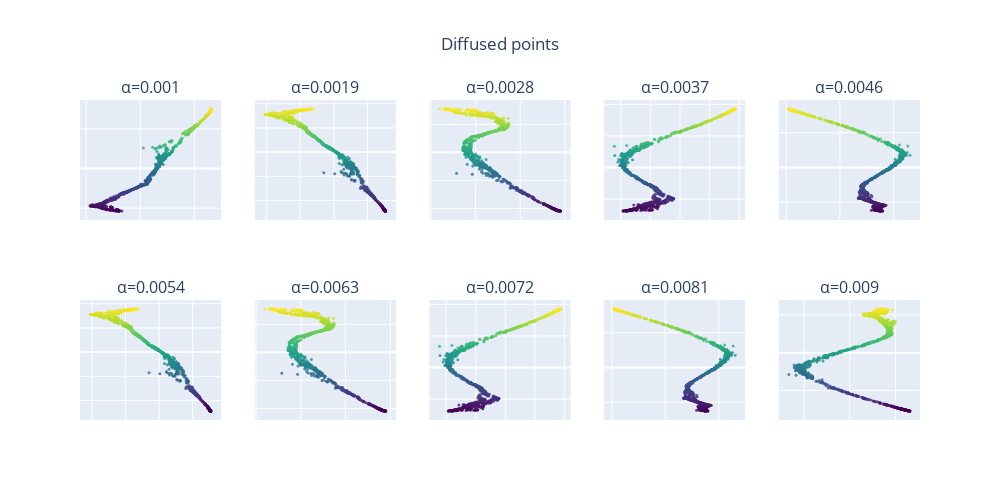

The cell this chart's notebook holds for it:
### Code cell
d_maps, alpha_values = apply_diffusions(0.001, 0.009)
plot_2Dsub_figures(d_maps,alpha_values)

### Figure 1 — Plotly figure (JSON) as saved in the notebook; plotly's stock layout.template omitted (floating-point values rounded to 4 significant figures; data arrays with more than 128 entries replaced by an {"elided": "..."} marker saying what was removed)
{"data": [{"marker": {"color": {"elided": "912 float values"}, "colorscale": [[0, "#440154"], [0.1111, "#482878"], [0.2222, "#3e4989"], [0.3333, "#31688e"], [0.4444, "#26828e"], [0.5556, "#1f9e89"], [0.6667, "#35b779"], [0.7778, "#6ece58"], [0.8889, "#b5de2b"], [1, "#fde725"]], "opacity": 0.8, "size": 3}, "mode": "markers", "type": "scatter", "x": {"elided": "912 float values"}, "xaxis": "x", "y": {"elided": "912 float values"}, "yaxis": "y"}, {"marker": {"color": {"elided": "912 float values"}, "colorscale": [[0, "#440154"], [0.1111, "#482878"], [0.2222, "#3e4989"], [0.3333, "#31688e"], [0.4444, "#26828e"], [0.5556, "#1f9e89"], [0.6667, "#35b779"], [0.7778, "#6ece58"], [0.8889, "#b5de2b"], [1, "#fde725"]], "opacity": 0.8, "size": 3}, "mode": "markers", "type": "scatter", "x": {"elided": "912 float values"}, "xaxis": "x2", "y": {"elided": "912 float values"}, "yaxis": "y2"}, {"marker": {"color": {"elided": "912 float values"}, "colorscale": [[0, "#440154"], [0.1111, "#482878"], [0.2222, "#3e4989"], [0.3333, "#31688e"], [0.4444, "#26828e"], [0.5556, "#1f9e89"], [0.6667, "#35b779"], [0.7778, "#6ece58"], [0.8889, "#b5de2b"], [1, "#fde725"]], "opacity": 0.8, "size": 3}, "mode": "markers", "type": "scatter", "x": {"elided": "912 float values"}, "xaxis": "x3", "y": {"elided": "912 float values"}, "yaxis": "y3"}, {"marker": {"color": {"elided": "912 float values"}, "colorscale": [[0, "#440154"], [0.1111, "#482878"], [0.2222, "#3e4989"], [0.3333, "#31688e"], [0.4444, "#26828e"], [0.5556, "#1f9e89"], [0.6667, "#35b779"], [0.7778, "#6ece58"], [0.8889, "#b5de2b"], [1, "#fde725"]], "opacity": 0.8, "size": 3}, "mode": "markers", "type": "scatter", "x": {"elided": "912 float values"}, "xaxis": "x4", "y": {"elided": "912 float values"}, "yaxis": "y4"}, {"marker": {"color": {"elided": "912 float values"}, "colorscale": [[0, "#440154"], [0.1111, "#482878"], [0.2222, "#3e4989"], [0.3333, "#31688e"], [0.4444, "#26828e"], [0.5556, "#1f9e89"], [0.6667, "#35b779"], [0.7778, "#6ece58"], [0.8889, "#b5de2b"], [1, "#fde725"]], "opacity": 0.8, "size": 3}, "mode": "markers", "type": "scatter", "x": {"elided": "912 float values"}, "xaxis": "x5", "y": {"elided": "912 float values"}, "yaxis": "y5"}, {"marker": {"color": {"elided": "912 float values"}, "colorscale": [[0, "#440154"], [0.1111, "#482878"], [0.2222, "#3e4989"], [0.3333, "#31688e"], [0.4444, "#26828e"], [0.5556, "#1f9e89"], [0.6667, "#35b779"], [0.7778, "#6ece58"], [0.8889, "#b5de2b"], [1, "#fde725"]], "opacity": 0.8, "size": 3}, "mode": "markers", "type": "scatter", "x": {"elided": "912 float values"}, "xaxis": "x6", "y": {"elided": "912 float values"}, "yaxis": "y6"}, {"marker": {"color": {"elided": "912 float values"}, "colorscale": [[0, "#440154"], [0.1111, "#482878"], [0.2222, "#3e4989"], [0.3333, "#31688e"], [0.4444, "#26828e"], [0.5556, "#1f9e89"], [0.6667, "#35b779"], [0.7778, "#6ece58"], [0.8889, "#b5de2b"], [1, "#fde725"]], "opacity": 0.8, "size": 3}, "mode": "markers", "type": "scatter", "x": {"elided": "912 float values"}, "xaxis": "x7", "y": {"elided": "912 float values"}, "yaxis": "y7"}, {"marker": {"color": {"elided": "912 float values"}, "colorscale": [[0, "#440154"], [0.1111, "#482878"], [0.2222, "#3e4989"], [0.3333, "#31688e"], [0.4444, "#26828e"], [0.5556, "#1f9e89"], [0.6667, "#35b779"], [0.7778, "#6ece58"], [0.8889, "#b5de2b"], [1, "#fde725"]], "opacity": 0.8, "size": 3}, "mode": "markers", "type": "scatter", "x": {"elided": "912 float values"}, "xaxis": "x8", "y": {"elided": "912 float values"}, "yaxis": "y8"}, {"marker": {"color": {"elided": "912 float values"}, "colorscale": [[0, "#440154"], [0.1111, "#482878"], [0.2222, "#3e4989"], [0.3333, "#31688e"], [0.4444, "#26828e"], [0.5556, "#1f9e89"], [0.6667, "#35b779"], [0.7778, "#6ece58"], [0.8889, "#b5de2b"], [1, "#fde725"]], "opacity": 0.8, "size": 3}, "mode": "markers", "type": "scatter", "x": {"elided": "912 float values"}, "xaxis": "x9", "y": {"elided": "912 float values"}, "yaxis": "y9"}, {"marker": {"color": {"elided": "912 float values"}, "colorscale": [[0, "#440154"], [0.1111, "#482878"], [0.2222, "#3e4989"], [0.3333, "#31688e"], [0.4444, "#26828e"], [0.5556, "#1f9e89"], [0.6667, "#35b779"], [0.7778, "#6ece58"], [0.8889, "#b5de2b"], [1, "#fde725"]], "opacity": 0.8, "size": 3}, "mode": "markers", "type": "scatter", "x": {"elided": "912 float values"}, "xaxis": "x10", "y": {"elided": "912 float values"}, "yaxis": "y10"}], "layout": {"annotations": [{"font": {"size": 16}, "showarrow": false, "text": "α=0.001", "x": 0.084, "xanchor": "center", "xref": "paper", "y": 1, "yanchor": "bottom", "yref": "paper"}, {"font": {"size": 16}, "showarrow": false, "text": "α=0.0019", "x": 0.292, "xanchor": "center", "xref": "paper", "y": 1, "yanchor": "bottom", "yref": "paper"}, {"font": {"size": 16}, "showarrow": false, "text": "α=0.0028", "x": 0.5, "xanchor": "center", "xref": "paper", "y": 1, "yanchor": "bottom", "yref": "paper"}, {"font": {"size": 16}, "showarrow": false, "text": "α=0.0037", "x": 0.708, "xanchor": "center", "xref": "paper", "y": 1, "yanchor": "bottom", "yref": "paper"}, {"font": {"size": 16}, "showarrow": false, "text": "α=0.0046", "x": 0.916, "xanchor": "center", "xref": "paper", "y": 1, "yanchor": "bottom", "yref": "paper"}, {"font": {"size": 16}, "showarrow": false, "text": "α=0.0054", "x": 0.084, "xanchor": "center", "xref": "paper", "y": 0.375, "yanchor": "bottom", "yref": "paper"}, {"font": {"size": 16}, "showarrow": false, "text": "α=0.0063", "x": 0.292, "xanchor": "center", "xref": "paper", "y": 0.375, "yanchor": "bottom", "yref": "paper"}, {"font": {"size": 16}, "showarrow": false, "text": "α=0.0072", "x": 0.5, "xanchor": "center", "xref": "paper", "y": 0.375, "yanchor": "bottom", "yref": "paper"}, {"font": {"size": 16}, "showarrow": false, "text": "α=0.0081", "x": 0.708, "xanchor": "center", "xref": "paper", "y": 0.375, "yanchor": "bottom", "yref": "paper"}, {"font": {"size": 16}, "showarrow": false, "text": "α=0.009", "x": 0.916, "xanchor": "center", "xref": "paper", "y": 0.375, "yanchor": "bottom", "yref": "paper"}], "height": 500, "showlegend": false, "title": {"text": "Diffused points", "x": 0.5}, "width": 1000, "xaxis": {"anchor": "y", "autorange": true, "domain": [0, 0.168], "range": [-0.01645, -0.01645], "showticklabels": false, "type": "linear"}, "xaxis10": {"anchor": "y10", "autorange": true, "domain": [0.832, 1], "range": [-0.008485, -0.008485], "showticklabels": false, "type": "linear"}, "xaxis2": {"anchor": "y2", "autorange": true, "domain": [0.208, 0.376], "range": [-0.01343, -0.01343], "showticklabels": false, "type": "linear"}, "xaxis3": {"anchor": "y3", "autorange": true, "domain": [0.416, 0.584], "range": [-0.01152, -0.01152], "showticklabels": false, "type": "linear"}, "xaxis4": {"anchor": "y4", "autorange": true, "domain": [0.624, 0.792], "range": [-0.0102, -0.0102], "showticklabels": false, "type": "linear"}, "xaxis5": {"anchor": "y5", "autorange": true, "domain": [0.832, 1], "range": [0.009233, 0.009233], "showticklabels": false, "type": "linear"}, "xaxis6": {"anchor": "y6", "autorange": true, "domain": [0, 0.168], "range": [-0.01343, -0.01343], "showticklabels": false, "type": "linear"}, "xaxis7": {"anchor": "y7", "autorange": true, "domain": [0.208, 0.376], "range": [-0.01152, -0.01152], "showticklabels": false, "type": "linear"}, "xaxis8": {"anchor": "y8", "autorange": true, "domain": [0.416, 0.584], "range": [-0.0102, -0.0102], "showticklabels": false, "type": "linear"}, "xaxis9": {"anchor": "y9", "autorange": true, "domain": [0.624, 0.792], "range": [0.009233, 0.009233], "showticklabels": false, "type": "linear"}, "yaxis": {"anchor": "x", "autorange": true, "domain": [0.625, 1], "range": [-0.02597, 0.03459], "showticklabels": false, "type": "linear"}, "yaxis10": {"anchor": "x10", "autorange": true, "domain": [0, 0.375], "range": [-0.01785, 0.01396], "showticklabels": false, "type": "linear"}, "yaxis2": {"anchor": "x2", "autorange": true, "domain": [0.625, 1], "range": [-0.02807, 0.02156], "showticklabels": false, "type": "linear"}, "yaxis3": {"anchor": "x3", "autorange": true, "domain": [0.625, 1], "range": [-0.0241, 0.01865], "showticklabels": false, "type": "linear"}, "yaxis4": {"anchor": "x4", "autorange": true, "domain": [0.625, 1], "range": [-0.01662, 0.02137], "showticklabels": false, "type": "linear"}, "yaxis5": {"anchor": "x5", "autorange": true, "domain": [0.625, 1], "range": [-0.01512, 0.01938], "showticklabels": false, "type": "linear"}, "yaxis6": {"anchor": "x6", "autorange": true, "domain": [0, 0.375], "range": [-0.02807, 0.02156], "showticklabels": false, "type": "linear"}, "yaxis7": {"anchor": "x7", "autorange": true, "domain": [0, 0.375], "range": [-0.0241, 0.01865], "showticklabels": false, "type": "linear"}, "yaxis8": {"anchor": "x8", "autorange": true, "domain": [0, 0.375], "range": [-0.01662, 0.02137], "showticklabels": false, "type": "linear"}, "yaxis9": {"anchor": "x9", "autorange": true, "domain": [0, 0.375], "range": [-0.01512, 0.01938], "showticklabels": false, "type": "linear"}}}
